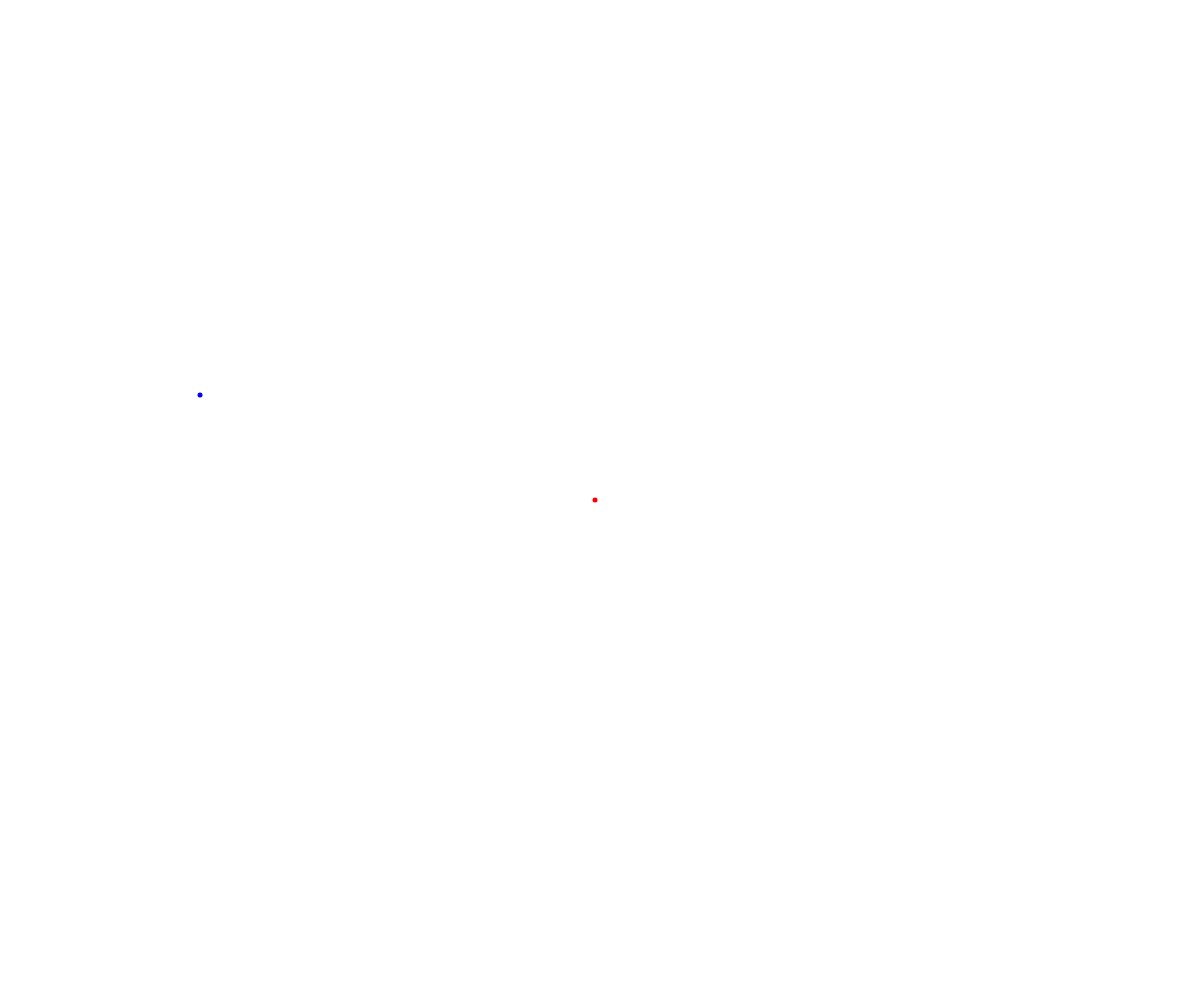
Frame 1 (no input)
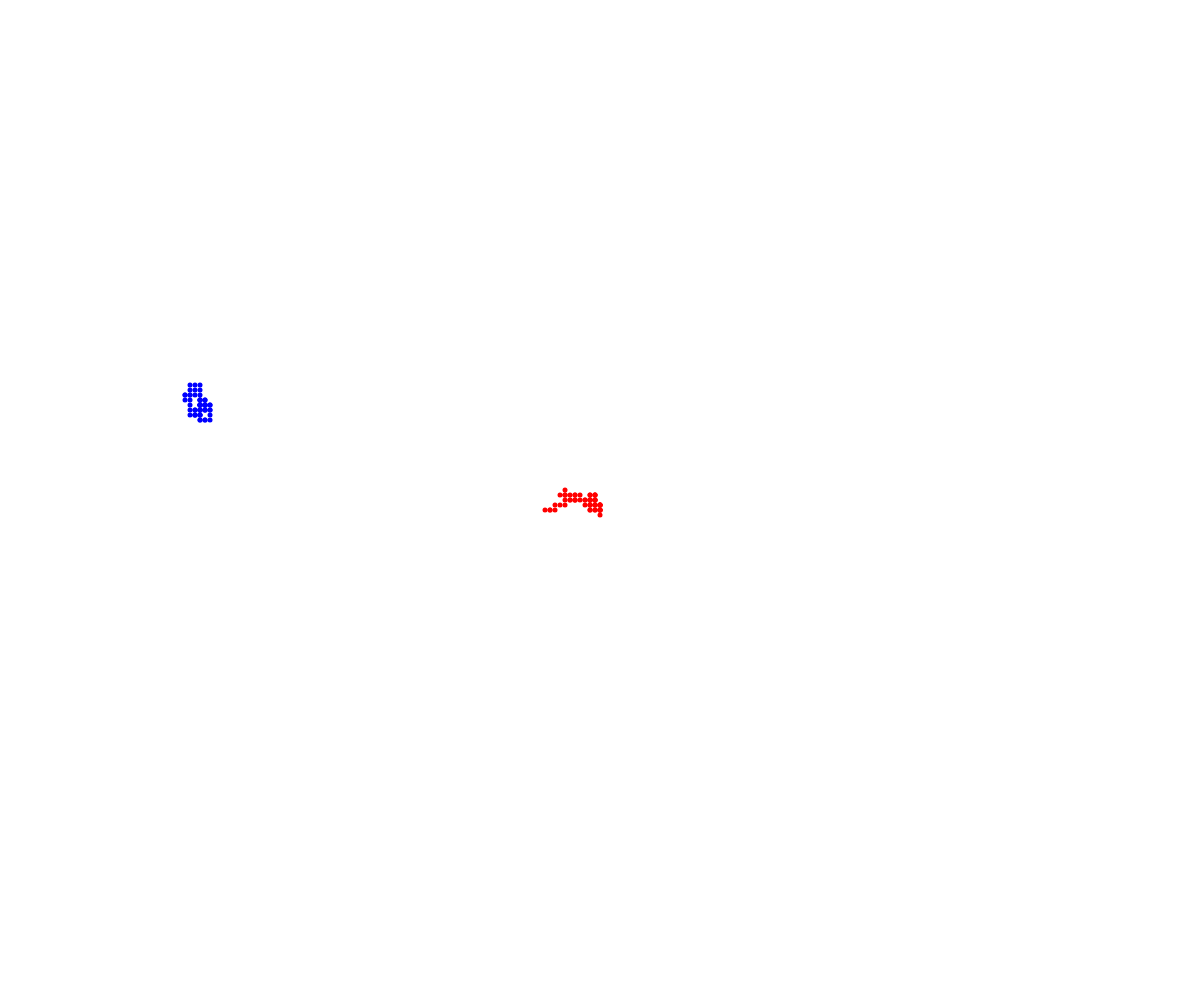
Frame 60 (no input)
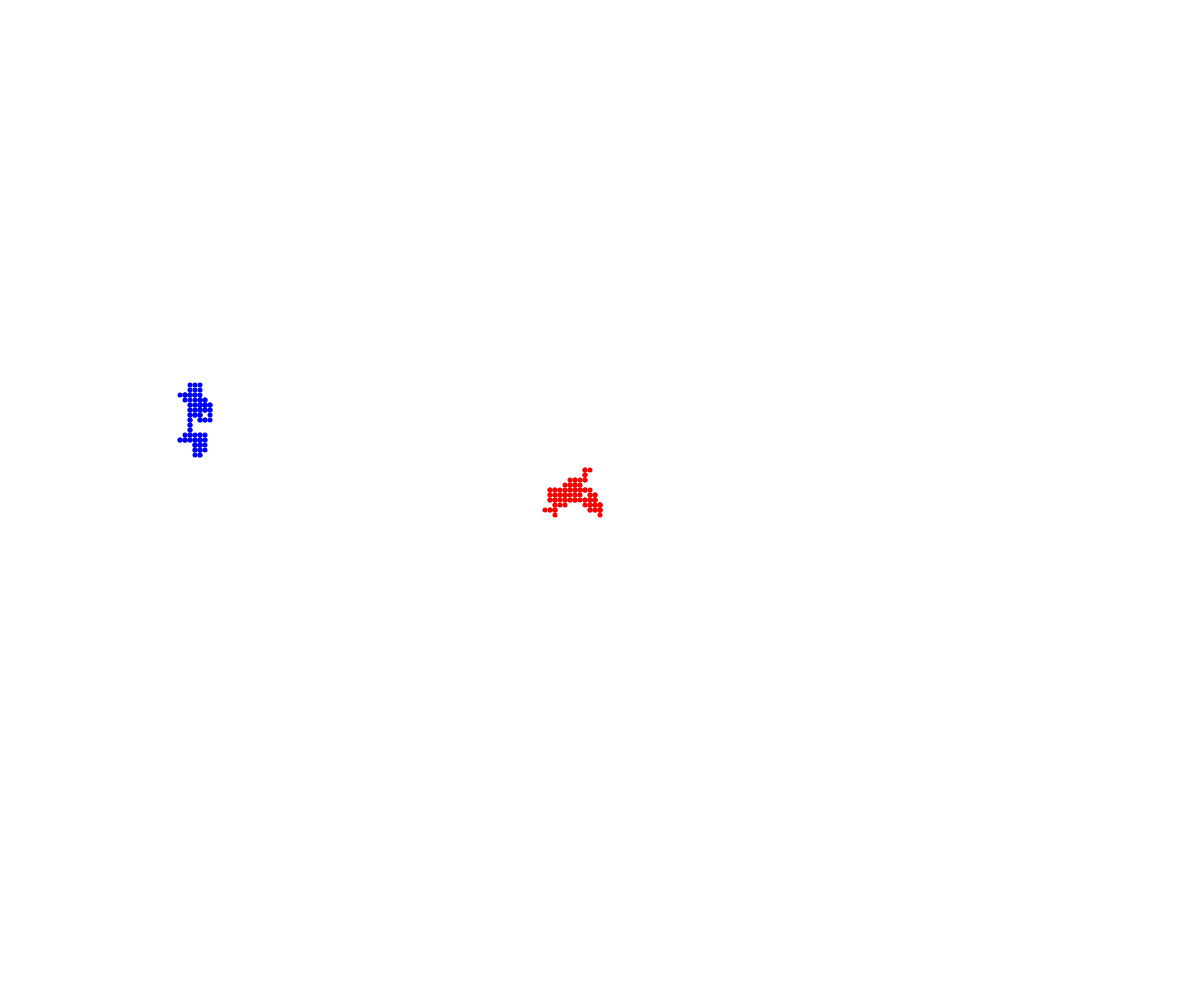
Frame 120 (the mouse pressed at the canvas centre since frame 60)

The p5.js sketch that drew these frames (run headless with seeded random() and noise() and a simulated clock; from frame 60 on, the mouse is pressed at the canvas centre):

// p5.js sketch
// ── sketch.js
// Project Title

class Walker {
  constructor(x, y) {
    this.x = x;
    this.y = y;
    this.colour = "red";
    this.speed = 5;
    this.size = 5;
  }

  display() {
    noStroke();
    fill(this.colour);
    circle(this.x, this.y, this.size);
  }
  
  move() {
    let choice = random(100);
    if (choice < 25) {
      this.y -= this.speed;
    }
    else if (choice < 50) {
      this.y += this.speed;
    }
    else if (choice < 75) {
      this.x -= this.speed;
    }
    else if (choice < 100) {
      this.x += this.speed;
    }
  }
}

let kevin;
let wasi;

function setup() {
  createCanvas(windowWidth, windowHeight);
  kevin = new Walker(width/2, height/2);
  wasi = new Walker(200, 400);
  wasi.colour = "blue";
}

function draw() {
  kevin.move();
  kevin.display();
  wasi.move();
  wasi.display();
}
